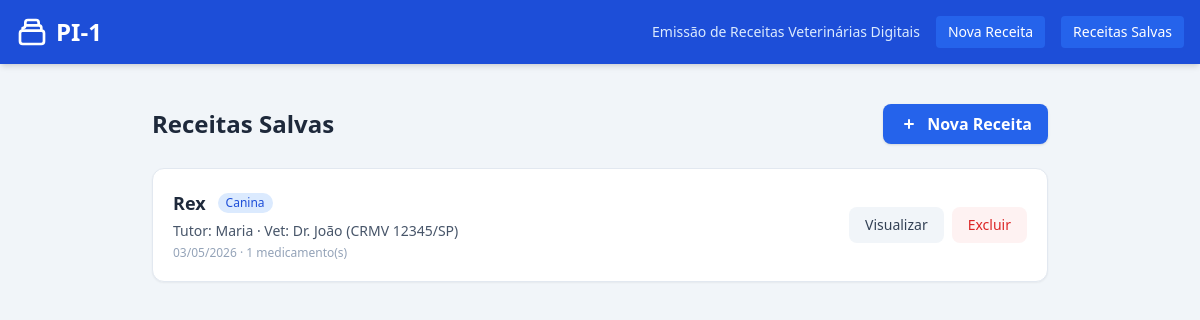
The app's page /receitas, older data.
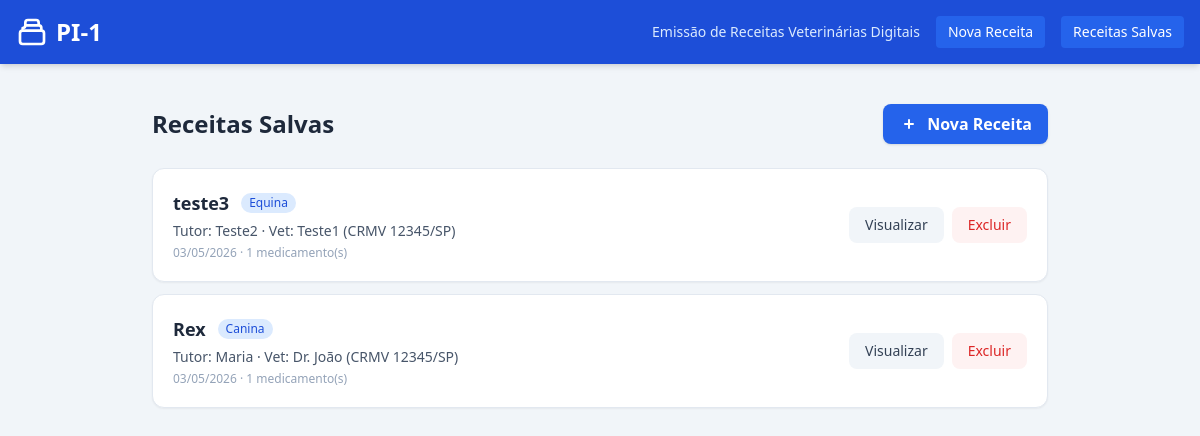
The same page, newer data.
### models.py (models this page shows)
class Receita(db.Model):
    __tablename__ = "receitas"
    id = db.Column(db.Integer, primary_key=True)
    data_emissao = db.Column(db.DateTime, default=lambda: datetime.now(timezone.utc))
    vet_nome = db.Column(db.String(200), nullable=False)
    vet_crmv = db.Column(db.String(50), nullable=False)
    vet_telefone = db.Column(db.String(30), default="")
    tutor_nome = db.Column(db.String(200), nullable=False)
    tutor_cpf = db.Column(db.String(20), nullable=False)
    tutor_telefone = db.Column(db.String(30), default="")
    paciente_nome = db.Column(db.String(100), nullable=False)
    paciente_especie = db.Column(db.String(50), default="")
    paciente_raca = db.Column(db.String(100), default="")
    paciente_peso = db.Column(db.String(20), default="")
    medicamentos = db.relationship(
        "Medicamento", backref="receita", cascade="all, delete-orphan", lazy=True
    )
    @property
    def data_formatada(self):
        return self.data_emissao.strftime("%d/%m/%Y")

### app.py (the view)
@app.route("/receitas")
def listar_receitas():
    receitas = Receita.query.order_by(Receita.data_emissao.desc()).all()
    return render_template("receitas.html", receitas=receitas)

### templates/receitas.html (shortened to what this page needs)
{% extends "base.html" %}
{% block content %}
<div class="max-w-4xl mx-auto">
    <div class="flex justify-between items-center mb-6">
        <h2 class="text-2xl font-bold text-slate-800">Receitas Salvas</h2>
        <a href="{{ url_for('index') }}"
            class="bg-blue-600 hover:bg-blue-700 text-white font-semibold py-2 px-4 rounded-lg shadow transition flex items-center gap-2">
            <svg xmlns="http://www.w3.org/2000/svg" class="h-5 w-5" viewBox="0 0 20 20" fill="currentColor">
                <path fill-rule="evenodd" d="M10 5a1 1 0 011 1v3h3a1 1 0 110 2h-3v3a1 1 0 11-2 0v-3H6a1 1 0 110-2h3V6a1 1 0 011-1z" clip-rule="evenodd"/>
            </svg>
            Nova Receita
        </a>
    </div>
    {% if receitas %}
    <div class="space-y-3">
        {% for r in receitas %}
        <div class="bg-white rounded-xl shadow-sm border border-slate-200 p-5 hover:shadow-md transition">
            <div class="flex flex-col sm:flex-row sm:items-center sm:justify-between gap-3">
                <div class="flex-grow">
                    <div class="flex items-center gap-3 mb-1">
                        <h3 class="font-bold text-lg text-slate-800">{{ r.paciente_nome }}</h3>
                        {% if r.paciente_especie %}
                        <span class="text-xs bg-blue-100 text-blue-700 px-2 py-0.5 rounded-full font-medium">{{ r.paciente_especie }}</span>
                        {% endif %}
                    </div>
                    <p class="text-sm text-slate-600">
                        <span class="font-medium">Tutor:</span> {{ r.tutor_nome }}
                        &middot;
                        <span class="font-medium">Vet:</span> {{ r.vet_nome }} (CRMV {{ r.vet_crmv }})
                    </p>
                    <p class="text-xs text-slate-400 mt-1">
                        {{ r.data_formatada }} &middot; {{ r.medicamentos|length }} medicamento(s)
                    </p>
                </div>
                <div class="flex gap-2 flex-shrink-0">
                    <a href="{{ url_for('ver_receita', id=r.id) }}"
                        class="bg-slate-100 hover:bg-slate-200 text-slate-700 font-medium py-2 px-4 rounded-lg transition text-sm">
                        Visualizar
                    </a>
                    <form method="POST" action="{{ url_for('excluir_receita', id=r.id) }}"
                        onsubmit="return confirm('Tem certeza que deseja excluir esta receita?')">
                        <button type="submit"
                            class="bg-red-50 hover:bg-red-100 text-red-600 font-medium py-2 px-4 rounded-lg transition text-sm">
                            Excluir
                        </button>
                    </form>
                </div>
            </div>
        </div>
        {% endfor %}
    </div>
    {% endif %}
</div>
{% endblock %}

### templates/base.html (shortened to what this page needs)
<!DOCTYPE html>
<html lang="pt-BR">
<head>
    <script src="https://cdn.tailwindcss.com"></script>
</head>
<body class="bg-slate-100 text-slate-800 font-sans min-h-screen">
    <header class="bg-blue-700 text-white p-4 shadow-md no-print">
        <div class="container mx-auto max-w-7xl flex items-center justify-between">
            <a href="{{ url_for('index') }}" class="text-2xl font-bold flex items-center gap-2 hover:text-blue-100 transition">
                PI-1
            </a>
            <nav class="flex items-center gap-4">
                <p class="text-blue-100 text-sm hidden sm:block">Emissão de Receitas Veterinárias Digitais</p>
                <a href="{{ url_for('index') }}" class="text-sm bg-blue-600 hover:bg-blue-500 px-3 py-1.5 rounded transition">Nova Receita</a>
                <a href="{{ url_for('listar_receitas') }}" class="text-sm bg-blue-600 hover:bg-blue-500 px-3 py-1.5 rounded transition">Receitas Salvas</a>
            </nav>
        </div>
    </header>
    <main class="container mx-auto max-w-7xl p-4 my-6">
        {% block content %}{% endblock %}
    </main>
</body>
</html>

Row changes from the older to the newer data that the page shows:
added Receita: paciente_nome "teste3", paciente_especie "Equina", tutor_nome "Teste2", vet_nome "Teste1", vet_crmv "12345/SP", data_formatada "03/05/2026", medicamentos|length "1"
